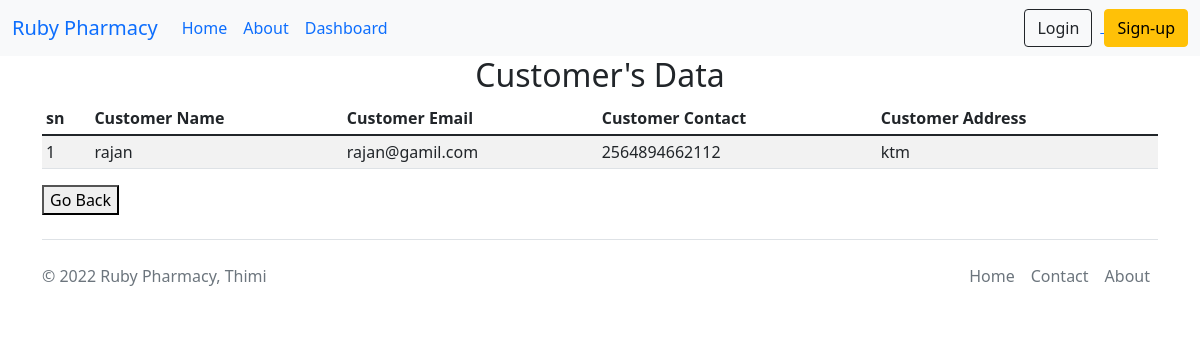
The app's page /customerdetail/ with its own data.
### app/models.py (models this page shows, shortened)
class Customer(models.Model):
    email = models.EmailField()
    password = models.CharField(max_length=100)
    fullname = models.CharField(max_length=100)
    contact = models.IntegerField()
    address = models.CharField(max_length=100)

### app/views.py (the view)
# urls.py: path("customerdetail/",views.customerdetail, name = "customerdetail"),
def customerdetail(request):
    data=Customer.objects.all()
    context={'views':data}
    return render(request, 'customerdetail.html',context)

### templates/customerdetail.html (shortened to what this page needs)
{% extends 'base.html' %}
{% load static %}
{% block body %}
{% block content %}
  <div class="container">
  <h2 class="text-center">Customer's Data</h2>
  <div class="table-responsive">
    <table class="table table-striped table-sm">
      <thead>
        <tr>
          <th scope="col">sn</th>
          <th scope="col">Customer Name</th>
          <th scope="col">Customer Email</th>
          <th scope="col">Customer Contact</th>
          <th scope="col">Customer Address</th>
        </tr>
      </thead>
      <tbody>
        {% for detail in views %}
          <tr>
            <td>{{ detail.id }}</td>
            <td>{{ detail.fullname }}</td>
            <td>{{ detail.email }}</td>
            <td>{{ detail.contact }}</td>
            <td>{{ detail.address }}</td>
          </tr>
        {% endfor %}
      </tbody>
    </table>
  </div>
  <a href="/Dashboard">
    <button type="button">Go Back</button>
  </a>
</div>
{% endblock %}
{% endblock body %}

### records on screen
Customer: id "1", fullname "rajan", email "rajan@gamil.com", contact "2564894662112", address "ktm"
